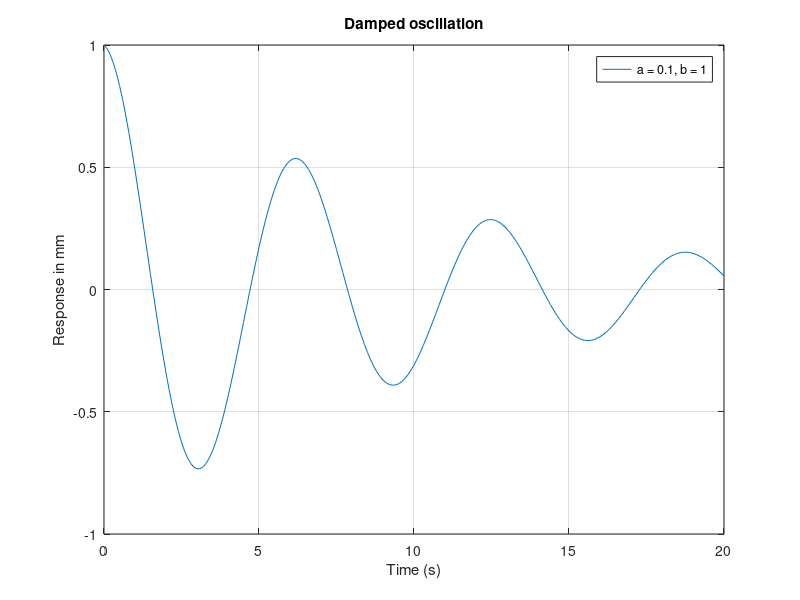

Recreate this plot in MATLAB.
clear; clc

a = 0.1; b = 1;
t = 0:0.1:20;
y = exp(-a*t).*cos(b*t);
plot(t,y)

grid on;
xlabel('Time (s)')
ylabel('Response in mm')
title('Damped oscillation')
legend('a = 0.1, b = 1')